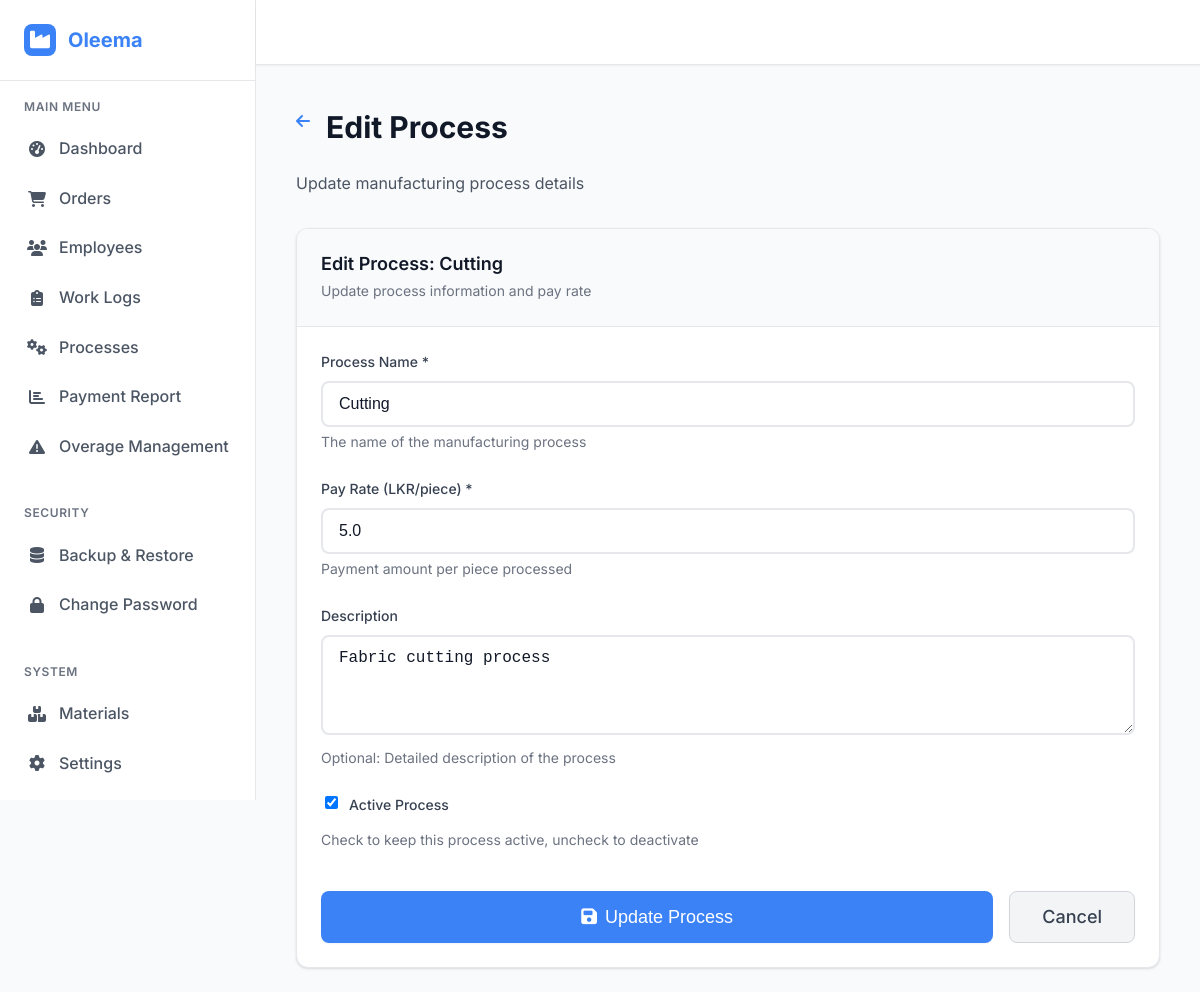
/processes/1/edit (signed in), run on the app's committed database.
### models.py (models this page shows, shortened)
class Process(db.Model):
    __tablename__ = 'processes'
    id = db.Column(db.Integer, primary_key=True)
    name = db.Column(db.String(100), nullable=False)
    pay_rate = db.Column(db.Float, nullable=False, default=0.0)
    description = db.Column(db.Text)
    is_active = db.Column(db.Boolean, default=True)
    created_at = db.Column(db.DateTime, default=datetime.utcnow)
    updated_at = db.Column(db.DateTime, default=datetime.utcnow, onupdate=datetime.utcnow)
    work_logs = db.relationship('WorkLog', backref='process', lazy=True)

### app.py (the view, shortened to what this page needs)
@app.route('/processes/<int:process_id>/edit', methods=['GET', 'POST'])
def edit_process(process_id):
    if not session.get('logged_in'):
        return redirect(url_for('login'))
    process = Process.query.get_or_404(process_id)
    return render_template('pages/edit_process.html', process=process)

### app.py (called while the page is built)
def check_session_timeout():
    if 'logged_in' in session:
        last_activity = session.get('last_activity')
        if last_activity:
            last_activity = datetime.fromisoformat(last_activity)
            if datetime.now() - last_activity > timedelta(hours=2):
                session.clear()
                return True
    return False

def update_session_activity():
    session['last_activity'] = datetime.now().isoformat()

@app.before_request
def before_request():
    if request.endpoint and 'static' not in request.endpoint:
        if check_session_timeout():
            flash('Session expired due to inactivity. Please login again.', 'warning')
            return redirect(url_for('login'))
        elif session.get('logged_in'):
            update_session_activity()

@app.context_processor
def inject_settings():
    try:
        settings_dict = {}
        all_settings = Setting.query.all()
        for setting in all_settings:
            settings_dict[setting.key] = setting.value
        return dict(app_settings=settings_dict)
    except:
        return dict(app_settings={})

### templates/pages/edit_process.html (shortened to what this page needs)
{% extends "base.html" %}
{% block content %}
<div class="p-6">
    <div class="mb-8">
        <div class="flex items-center mb-4">
            <a href="{{ url_for('processes') }}" class="text-primary hover:text-primary-dark mr-4">
                <i class="fas fa-arrow-left"></i>
            </a>
            <h1 class="text-3xl font-bold text-gray-900">Edit Process</h1>
        </div>
        <p class="text-gray-600">Update manufacturing process details</p>
    </div>
    <div class="max-w-2xl mx-auto">
        <div class="card">
            <div class="card-header">
                <h3 class="card-title">Edit Process: {{ process.name }}</h3>
                <p class="card-subtitle">Update process information and pay rate</p>
            </div>
            <div class="card-body">
                <form method="POST" class="space-y-6">
                    <div class="form-group">
                        <label for="name" class="form-label">Process Name *</label>
                        <input
                            type="text"
                            id="name"
                            name="name"
                            class="form-input"
                            value="{{ process.name }}"
                            placeholder="Enter process name"
                            required
                        >
                        <p class="form-help">The name of the manufacturing process</p>
                    </div>
                    <div class="form-group">
                        <label for="pay_rate" class="form-label">Pay Rate (LKR/piece) *</label>
                        <input
                            type="number"
                            id="pay_rate"
                            name="pay_rate"
                            class="form-input"
                            value="{{ process.pay_rate }}"
                            placeholder="Enter pay rate per piece"
                            step="0.01"
                            min="0"
                            required
                        >
                        <p class="form-help">Payment amount per piece processed</p>
                    </div>
                    <div class="form-group">
                        <label for="description" class="form-label">Description</label>
                        <textarea
                            id="description"
                            name="description"
                            rows="4"
                            class="form-input"
                            placeholder="Enter process description..."
                        >{{ process.description or '' }}</textarea>
                        <p class="form-help">Optional: Detailed description of the process</p>
                    </div>
                    <div class="form-group">
                        <div class="flex items-center">
                            <input
                                type="checkbox"
                                id="is_active"
                                name="is_active"
                                class="form-checkbox"
                                {% if process.is_active %}checked{% endif %}
                            >
                            <label for="is_active" class="form-label ml-2">Active Process</label>
                        </div>
                        <p class="form-help">Check to keep this process active, uncheck to deactivate</p>
                    </div>
                    <div class="flex gap-4 pt-4">
                        <button type="submit" id="submit-btn" class="btn btn-primary btn-lg flex-1">
                            <i class="fas fa-save mr-2"></i>
                            Update Process
                        </button>
                        <a href="{{ url_for('processes') }}" class="btn btn-secondary btn-lg">
                            Cancel
                        </a>
                    </div>
                </form>
            </div>
        </div>
    </div>
</div>
{% endblock %}

### static/css/main.css (style rules this page uses)
* { box-sizing: border-box; }
html { font-size: 16px; scroll-behavior: smooth; }
body { margin: 0; padding: 0; background-color: var(--gray-50); min-height: 100vh; }
.flex { display: flex; }
.items-center { align-items: center; }
.gap-4 { gap: 1rem; }
.bg-gray-50 { background-color: var(--gray-50); }
.text-gray-900 { color: var(--gray-900); }
.text-primary { color: var(--primary); }
.mx-auto { margin-left: auto; margin-right: auto; }
.mb-4 { margin-bottom: 0.5rem; }
.mr-2 { margin-right: 0.5rem; }
.mr-4 { margin-right: 1rem; }
.ml-2 { margin-left: 0.5rem; }
.p-6 { padding: 1.5rem; }
.font-bold { font-weight: 700; }
.text-gray-600 { color: var(--gray-600); }
.flex-1 { flex: 1; }
.card h3, .card h4, .card p, .card span { word-wrap: break-word; overflow-wrap: break-word; }
.card-body { word-wrap: break-word; overflow-wrap: break-word; }

### static/css/utilities/colors.css (style rules this page uses)
:root { --primary-dark: #1e3a8a; --primary: #3b82f6; --primary-light: #60a5fa; --primary-lighter: #93c5fd; --accent-yellow: #fef3c7; --accent-yellow-dark: #f59e0b; --white: #ffffff; --gray-50: #f9fafb; --gray-100: #f3f4f6; --gray-200: #e5e7eb; --gray-300: #d1d5db; --gray-400: #9ca3af; --gray-500: #6b7280; --gray-600: #4b5563; --gray-700: #374151; --gray-800: #1f2937; --gray-900: #111827; --success: #10b981; --warning: #f59e0b; --error: #ef4444; --info: #3b82f6; --shadow-sm: 0 1px 2px 0 rgb(0 0 0 / 0.05); --shadow: 0 1px 3px 0 rgb(0 0 0 / 0.1), 0 1px 2px -1px rgb(0 0 0 / 0.1); --shadow-md: 0 4px 6px -1px rgb(0 0 0 / 0.1), 0 2px 4px -2px rgb(0 0 0 / 0.1); --shadow-lg: 0 10px 15px -3px rgb(0 0 0 / 0.1), 0 4px 6px -4px rgb(0 0 0 / 0.1); --shadow-xl: 0 20px 25px -5px rgb(0 0 0 / 0.1), 0 8px 10px -6px rgb(0 0 0 / 0.1); }

### static/css/utilities/typography.css (style rules this page uses)
body { font-family: 'Inter', -apple-system, BlinkMacSystemFont, 'Segoe UI', Roboto, sans-serif; line-height: 1.6; color: var(--gray-900); }
h1, h2, h3, h4, h5, h6 { font-weight: 600; line-height: 1.25; margin-bottom: 0.5rem; }
h1 { font-size: 2.25rem; font-weight: 700; }
h3 { font-size: 1.5rem; }
p { margin-bottom: 1rem; }
.text-3xl { font-size: 1.875rem; }
.font-bold { font-weight: 700; }

### static/css/utilities/spacing.css (style rules this page uses)
.mb-4 { margin-bottom: 1rem; }
.mb-8 { margin-bottom: 2rem; }
.ml-2 { margin-left: 0.5rem; }
.mr-2 { margin-right: 0.5rem; }
.mr-4 { margin-right: 1rem; }
.p-6 { padding: 1.5rem; }
.pt-4 { padding-top: 1rem; }

### static/css/components/forms.css (style rules this page uses)
.form-group { margin-bottom: 1.5rem; }
.form-label { display: block; font-size: 0.875rem; font-weight: 500; color: var(--gray-700); margin-bottom: 0.5rem; }
.form-input { width: 100%; padding: 0.75rem 1rem; font-size: 1rem; border: 2px solid var(--gray-200); border-radius: 0.5rem; background-color: var(--white); color: var(--gray-900); transition: all 0.2s ease-in-out; box-sizing: border-box; }
.form-input::placeholder { color: var(--gray-400); }
.form-help { color: var(--gray-500); font-size: 0.875rem; margin-top: 0.25rem; display: block; }
.btn { display: inline-flex; align-items: center; justify-content: center; padding: 0.75rem 1.5rem; font-size: 1rem; font-weight: 500; border: none; border-radius: 0.5rem; cursor: pointer; transition: all 0.2s ease-in-out; text-decoration: none; line-height: 1; min-height: 44px; }
.btn-primary { background-color: var(--primary); color: var(--white); box-shadow: var(--shadow-sm); }
.btn-secondary { background-color: var(--gray-100); color: var(--gray-700); border: 1px solid var(--gray-300); }
.btn-lg { padding: 1rem 2rem; font-size: 1.125rem; }
.form-checkbox { display: flex; align-items: center; margin-bottom: 1rem; }

### static/css/components/cards.css (style rules this page uses)
.card { background-color: var(--white); border-radius: 0.75rem; box-shadow: var(--shadow); border: 1px solid var(--gray-200); overflow: hidden; transition: all 0.2s ease-in-out; }
.card-header { padding: 1.5rem; border-bottom: 1px solid var(--gray-200); background-color: var(--gray-50); }
.card-title { font-size: 1.125rem; font-weight: 600; color: var(--gray-900); margin: 0; }
.card-subtitle { font-size: 0.875rem; color: var(--gray-500); margin: 0.25rem 0 0 0; }
.card-body { padding: 1.5rem; }

### data on the page
Process: name "Cutting", pay_rate "5.0", description "Fabric cutting process", is_active "☑"
